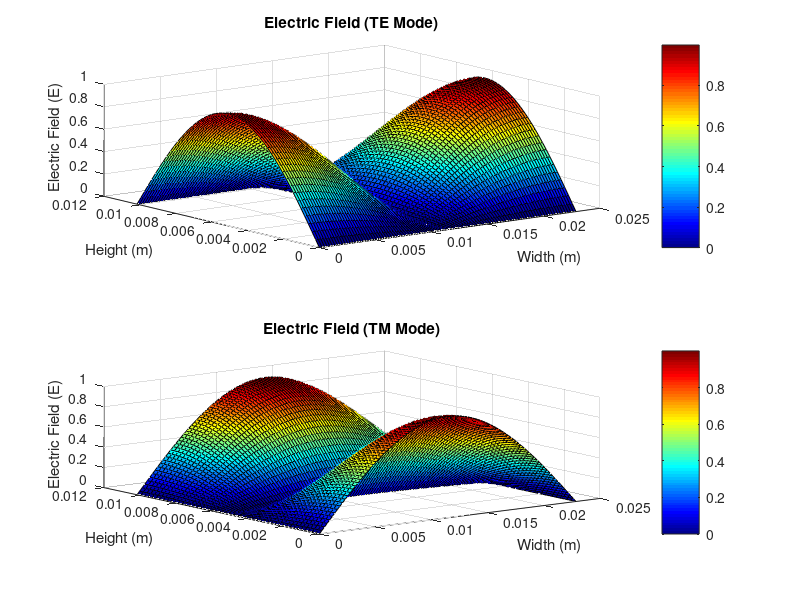

Reproduce this figure in MATLAB.
%waveguide
 
% Constants and dimensions
a = 0.02286; % Width of the waveguide (in meters)
b = 0.01016; % Height of the waveguide (in meters)
f = 10e9; % Frequency (10 GHz)
c = 3e8; % Speed of light (in meters per second)
lambda = c / f; % Wavelength (in meters)
 
% Spatial grid
x = linspace(0, a, 100); % Grid along the width
y = linspace(0, b, 50); % Grid along the height
z = linspace(0, lambda/2, 25); % Grid along the depth (half-wavelength)
 
% Create a 3D grid
[x_grid, y_grid, z_grid] = meshgrid(x, y, z); 
 
% TE Mode (TE10)
kx_TE10 = pi / a; 
E_TE10 = cos(kx_TE10 * x_grid) .* sin(pi * y_grid / b) .* cos(2 * pi * f * z_grid / c); 
 
% TM Mode (TM11)
kx_TM11 = pi / a; 
ky_TM11 = pi / b; 
E_TM11 = sin(kx_TM11 * x_grid) .* cos(ky_TM11 * y_grid) .* cos(2 * pi * f * z_grid / c); 
 
% Visualization
figure; 
subplot(2, 1, 1); 
surf(x_grid(:,:,1), y_grid(:,:,1), abs(E_TE10(:,:,1))); 
title('Electric Field (TE Mode)');
xlabel('Width (m)');
ylabel('Height (m)');
zlabel('Electric Field (E)');
colormap('jet');
colorbar; 
 
subplot(2, 1, 2); 
surf(x_grid(:,:,1), y_grid(:,:,1), abs(E_TM11(:,:,1))); 
title('Electric Field (TM Mode)');
xlabel('Width (m)');
ylabel('Height (m)');
zlabel('Electric Field (E)');
colormap('jet');
colorbar; 